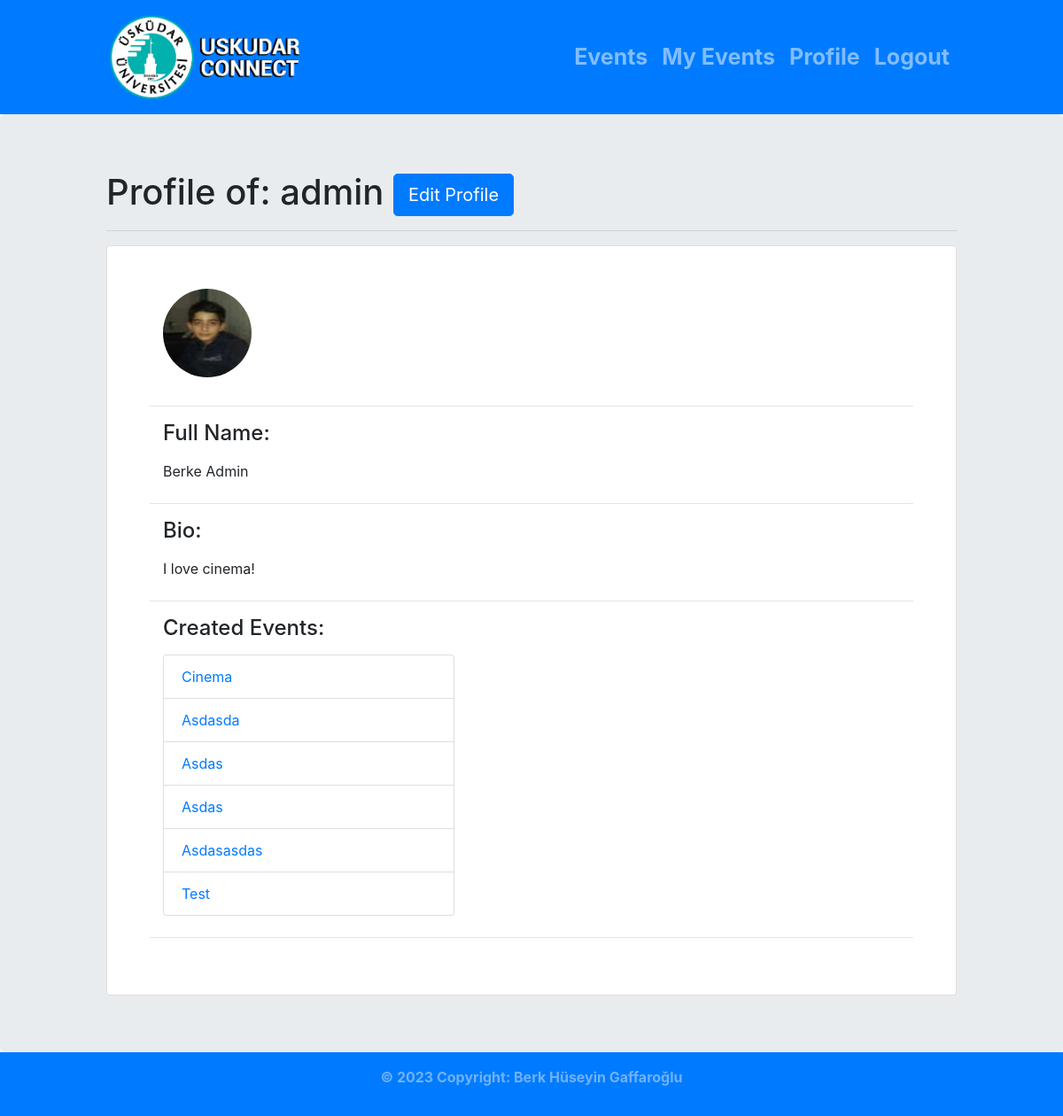
Before: /profile/4/ (signed in) with the older database file.
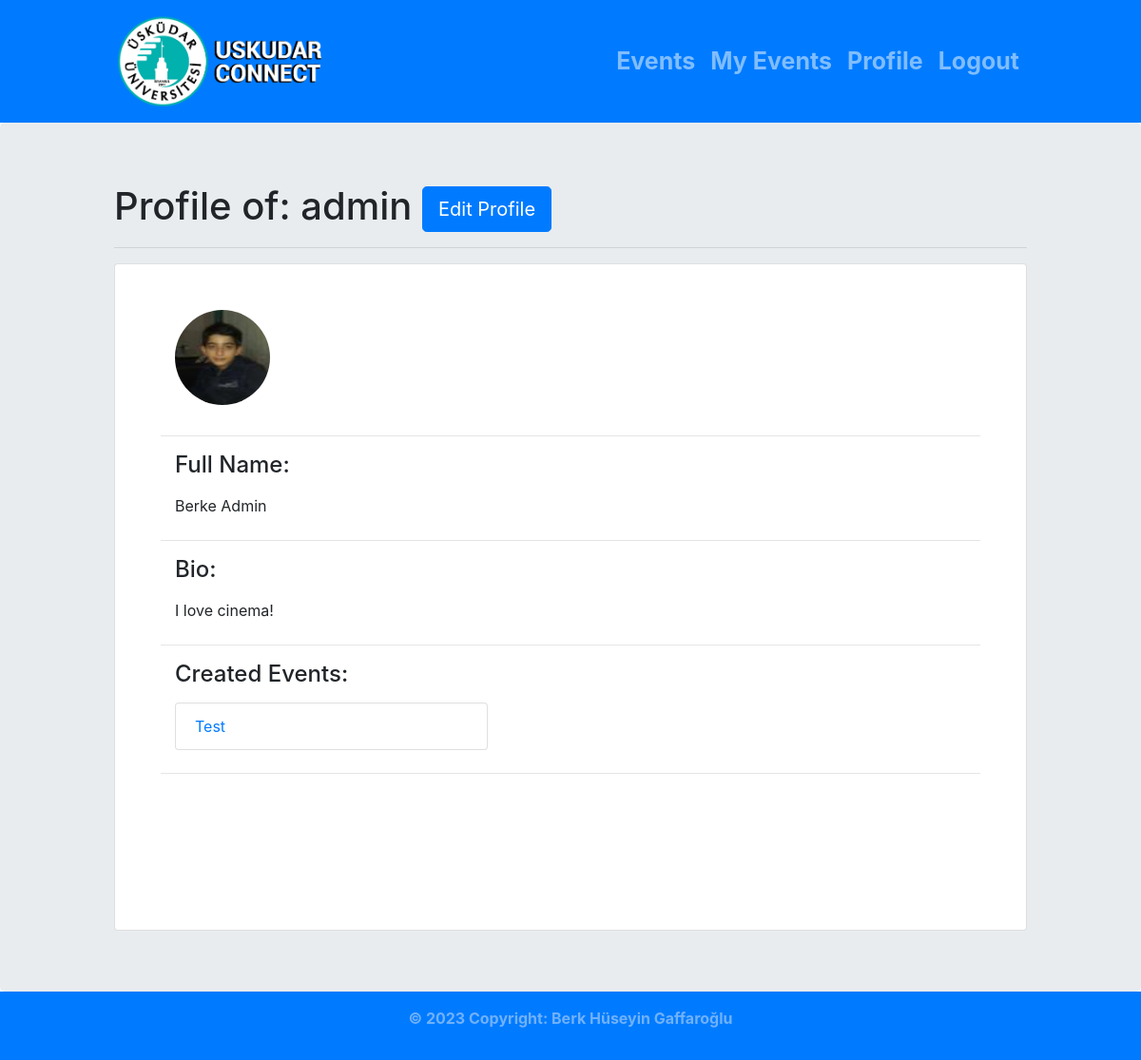
After: the same page with the newer database file.
### users/models.py (models this page shows, shortened)
class Profile(models.Model):
    user = models.OneToOneField(User, on_delete=models.CASCADE)
    avatar = models.ImageField(default='default.jpg', upload_to='profile_images')
    bio = models.TextField()

### events/models.py (models this page shows, shortened)
class Event(models.Model):
    title = models.CharField(max_length=100)
    description = models.TextField(blank=True)
    location = models.TextField()
    price = models.FloatField(blank=True, default=0)
    time = models.DateTimeField(validators=[validate_datetime])
    users = models.ManyToManyField(User, related_name='events_attending')
    created_by = models.ForeignKey(User, on_delete=models.CASCADE, related_name='created_events', blank=True, default="", null=True)
    maximum_people = models.IntegerField(blank=True, default=3)

### users/views.py (the view)
# urls.py: path('profile/<int:pk>/', profile, name='users-profile'),
def profile(request, pk):
    if request.method == 'GET':
        if request.user.is_authenticated:
            if request.user.pk == pk:
                can_change = True
            else:
                can_change = False
        current_profile = User.objects.get(pk=pk)
        created_events = current_profile.created_events.all()
        return render(request, 'users/profile.html', {'can_change': can_change, 'current_profile':current_profile, 'created_events':created_events})

### templates/users/profile.html (shortened to what this page needs)
{% extends "base.html" %}
{% block content %}
<h1>Profile of: {{current_profile.username}} {% if can_change %}
    <a href="{% url 'edit-profile' pk=current_profile.pk %}" class="btn btn-primary btn-lg">Edit Profile</a>
{% endif %}</h1>
<hr/>
<div class="card">
    <div class="card-body p-5" style="min-height: 700px;">
        <div class="col-md-5">
            <img class="rounded-circle account-img mb-3" data-toggle="tooltip" data-placement="right" width="100px" title='Profile picture of "{{current_profile.username}}"' height="100px"
                src="{{ current_profile.profile.avatar.url }} "/>
        </div>
        <hr/>
        <div class="col-md-5 mb-4">
            <label>
                <h4>Full Name:</h4>
            </label>
            <p>{{ current_profile.first_name }} {{current_profile.last_name}}</p>
        </div>
        <hr/>
        <div class="col-md-5 mb-4">
            <label>
                <h4>Bio:</h4>
            </label>
            <p>{{ current_profile.profile.bio }}</p>
        </div>
        <hr/>
        {% if created_events|length > 0 %}
        <div class="col-md-5 mb-4">
            <label>
                <h4>Created Events:</h4>
            </label>
            <ul class="list-group mb-4">
                {% for event in created_events %}
                <li class="list-group-item"><a href="{% url 'event-detail' pk=event.pk %}">{{event.title | title }}</a>
                </li>
                {% endfor %}
            </ul>
        </div>
        <hr/>
        {% endif %}
    </div>
</div>
{% endblock content %}

### templates/base.html (shortened to what this page needs)
<!doctype html>
<html lang="en">
<head>
    <link rel="stylesheet" href="https://maxcdn.bootstrapcdn.com/bootstrap/4.0.0/css/bootstrap.min.css">
    <link rel="stylesheet" href="https://use.fontawesome.com/releases/v5.8.2/css/all.css">
</head>
<body>
        <nav class="navbar navbar-expand-md navbar-dark bg-primary " style="background-color: #f0f5f5; font-size: 25px; padding-left:10%; padding-right: 10%;">
          <a href="/" class="navbar-brand"><img src="/media/logo.png" width="218px" height="103px" alt="">
          </a>
            <div class="collapse navbar-collapse" id="navbarCollapse">
                <div class="navbar-nav ml-auto">
                  {% if user.is_authenticated %}
                    <a href="/events" class="nav-item nav-link"><b>Events</b></a>
                    <a href="{% url 'my-events' %}" class="nav-item nav-link"><b>My Events</b></a>
                    <a href="{% url 'users-profile' pk=request.user.pk %}" class="nav-item nav-link"><b>Profile</b></a>
                    <a data-toggle="modal" data-target="#logoutModalCenter" style="cursor: pointer;" class="nav-item nav-link"><b>Logout</b></a>
                  {% else %}
                    <a href="{% url 'login' %}" class="nav-item nav-link"><b>Sign in</b></a>
                  {% endif %}
                </div>
            </div>
        </nav>
        <div class="jumbotron" style="margin:0; padding-left: 10%; padding-right: 10%; min-height: 800px;">
        {% block content %}{% endblock %}
      </div>
      <div class="bg-primary text-center text-light p-3" >
        <p style="color:#70b1fa"><b> © 2023 Copyright: Berk Hüseyin Gaffaroğlu </b></p>
      </div>
</body>
</html>

Changed rows visible on the page:
removed Event: title "Cinema"
removed Event: title "Asdasda"
removed Event: title "Asdas"
removed Event: title "Asdas"
removed Event: title "Asdasasdas"
